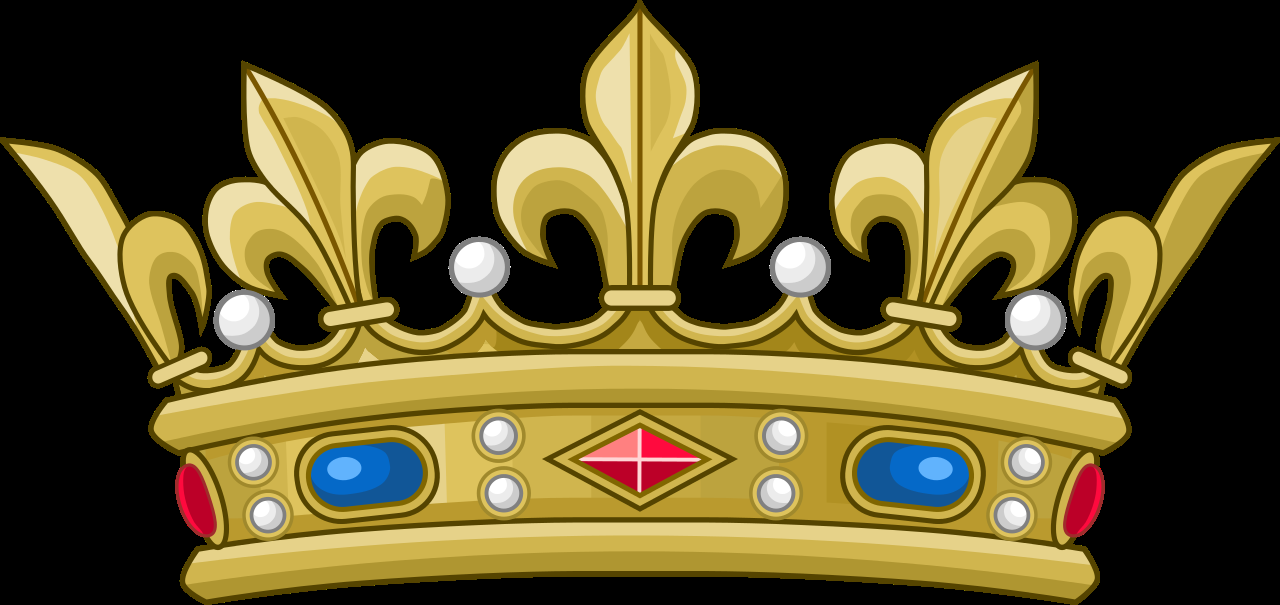
#> input picture mask.png, 1280 x 605 px
$ python mask.py
#> lines starting #> are read from the running program, lines starting #| are printed output that depends on the picture
import	cv2
mask = cv2.imread('mask.png', cv2.IMREAD_COLOR)
#> mask is the input picture: shape (605, 1280, 3); mean B, G, R 41.7, 82.8, 94.5
print(mask.shape)
#| (605, 1280, 3)
print(mask.size)
#| 2323200
w = 1280
h = 605
mask_resized = cv2.resize(mask, (w, int (h / 2)))
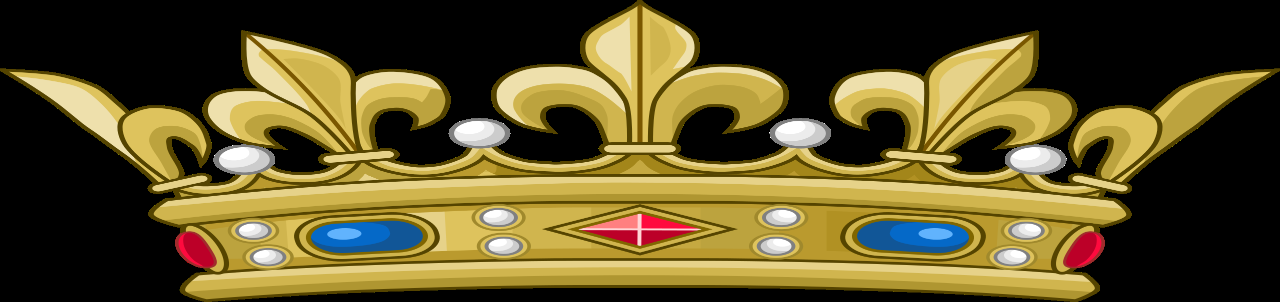
#> mask_resized: shape (302, 1280, 3); mean B, G, R 41.7, 82.7, 94.4
mask_h,	mask_w, mask_c = mask_resized.shape
#> mask_h = 302; mask_w = 1280; mask_c = 3
for	ht in range(mask_h):
	for wt in range(mask_w):
#> (the run stopped early here; a loop or call above may not have finished)
